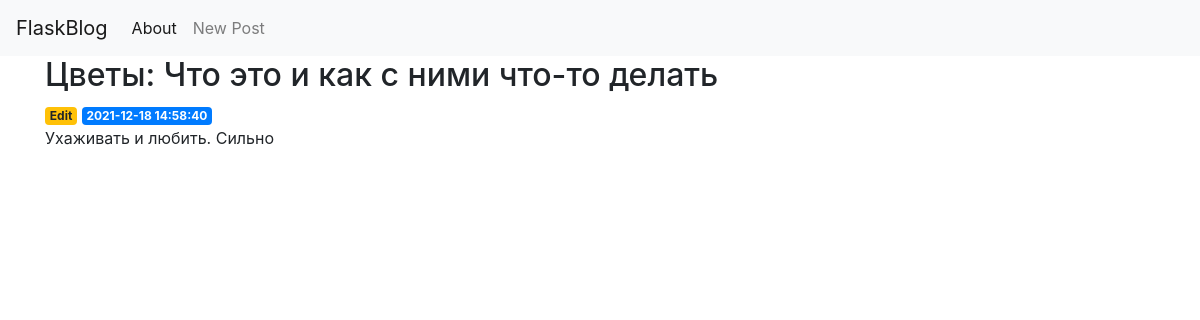
/1, run on an earlier commit of the app's database.
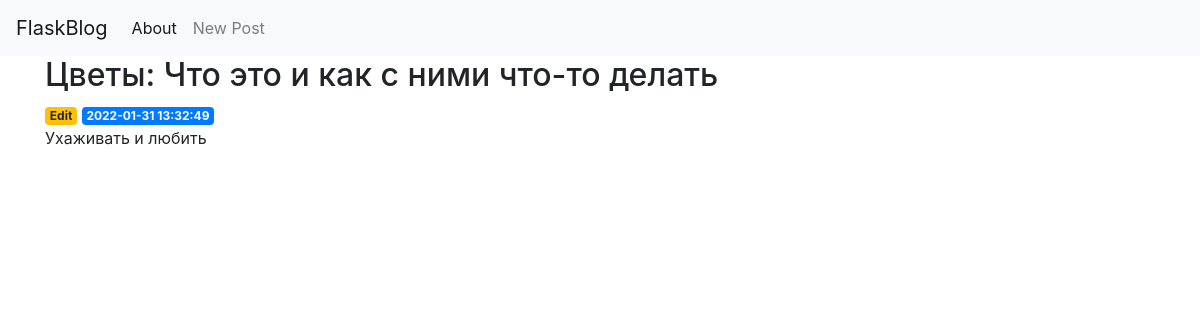
And on a later commit of the database.
### tables this page shows
CREATE TABLE posts (
    id INTEGER PRIMARY KEY AUTOINCREMENT,
    created TIMESTAMP NOT NULL DEFAULT CURRENT_TIMESTAMP,
    title TEXT NOT NULL,
    likes INTEGER DEFAULT 0,
    content TEXT NOT NULL
);

### app.py (the view)
@app.route('/<int:post_id>')
def post(post_id):
    post = get_post(post_id)
    if post is None:
        abort(404)
    return render_template('post.html', post=post)

### app.py (called while the page is built)
def get_db_connection():
    conn = sqlite3.connect('database.db')
    conn.row_factory = sqlite3.Row
    return conn

def get_post(post_id):
    conn = get_db_connection()
    post = conn.execute('SELECT * FROM posts WHERE id = ?',
                        (post_id,)).fetchone()
    conn.close()
    return post

### templates/post.html
{% extends 'base.html' %}
{% block content %}
    <h2>{% block title %} {{ post['title'] }} {% endblock %}</h2>
    <a href="{{ url_for('edit', id=post['id']) }}">
            <span class="badge badge-warning">Edit</span>
        </a>
    <span class="badge badge-primary">{{ post['created'] }}</span>
    <p>{{ post['content'] }}</p>
{% endblock %}

What changed in the data, as far as the page shows it:
changed posts "Цветы: Что это и как с ними что-то делать": created "2021-12-18 14:58:40" → "2022-01-31 13:32:49"; content "Ухаживать и любить. Сильно" → "Ухаживать и любить"
